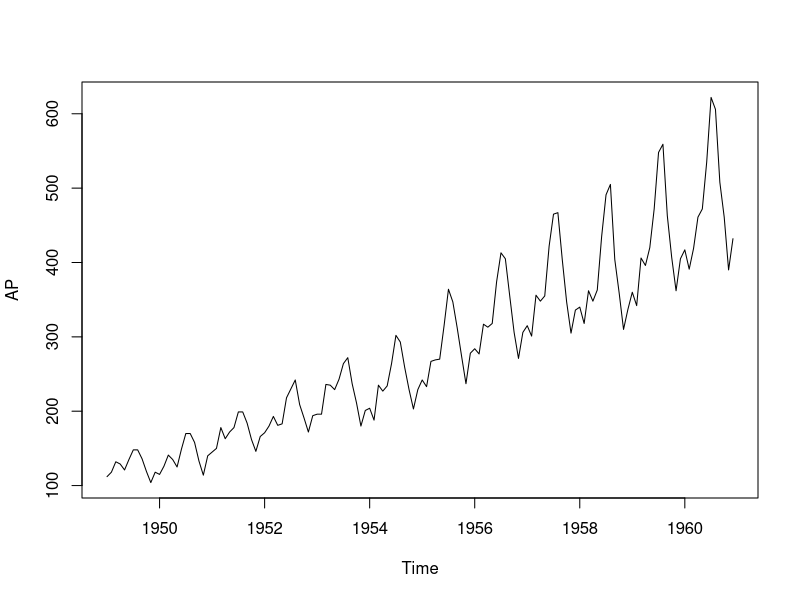
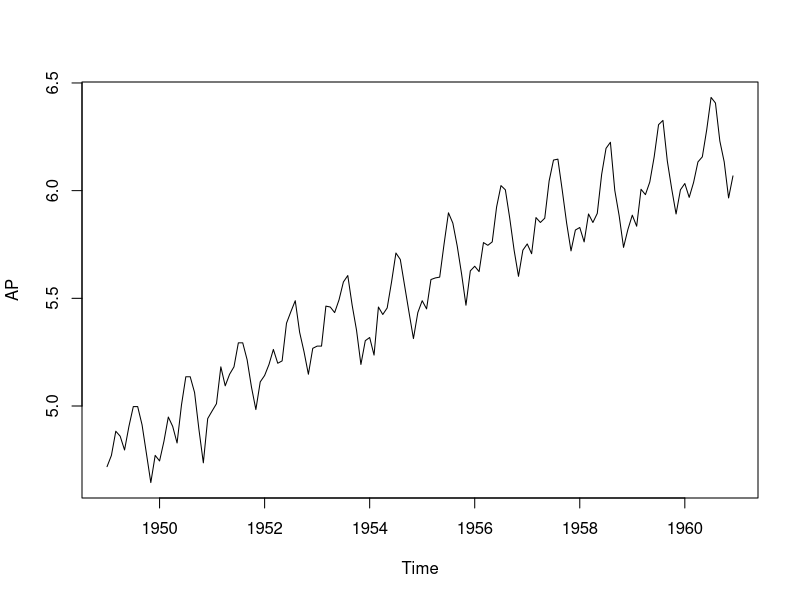
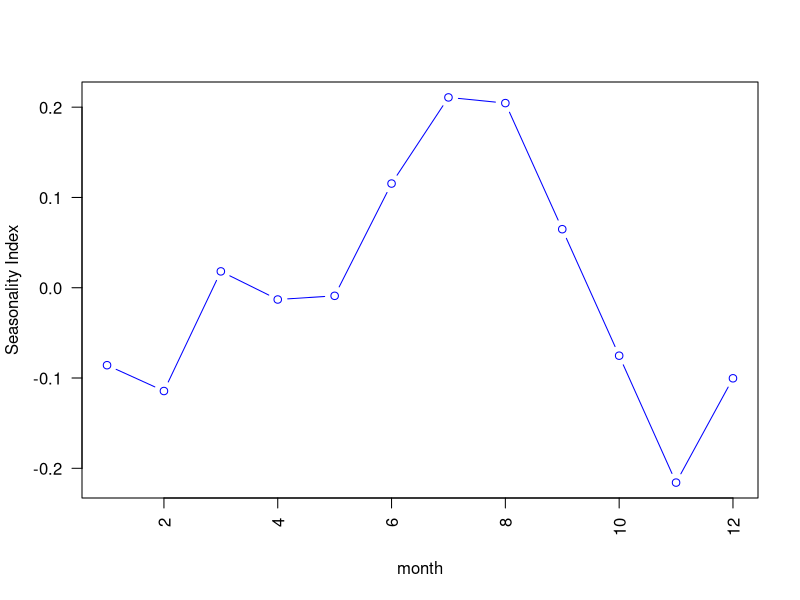
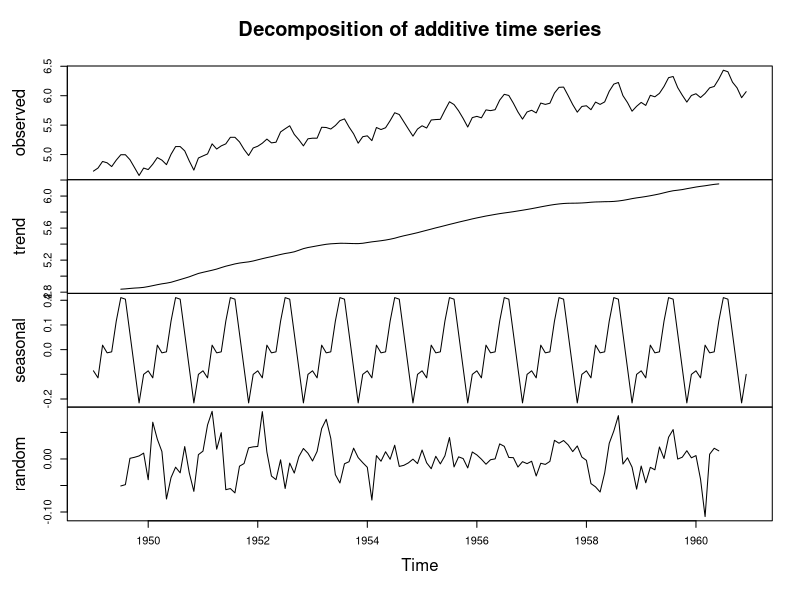
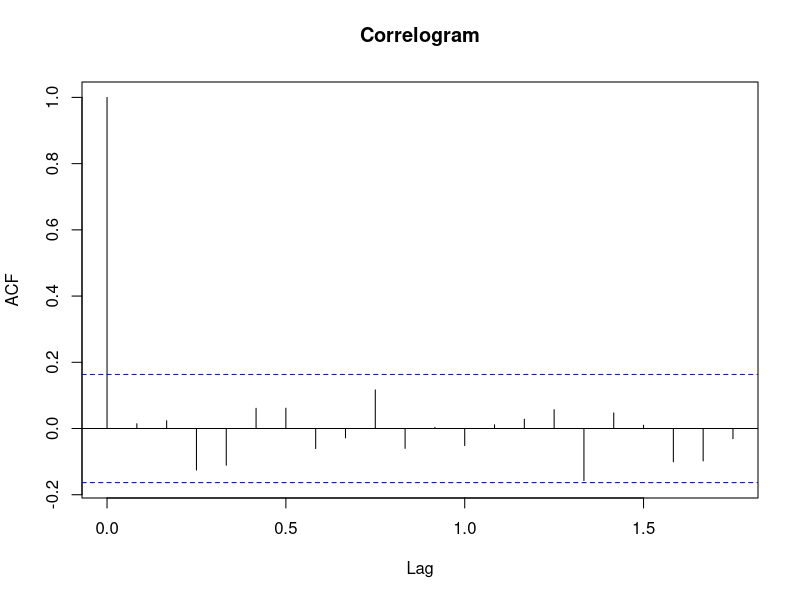
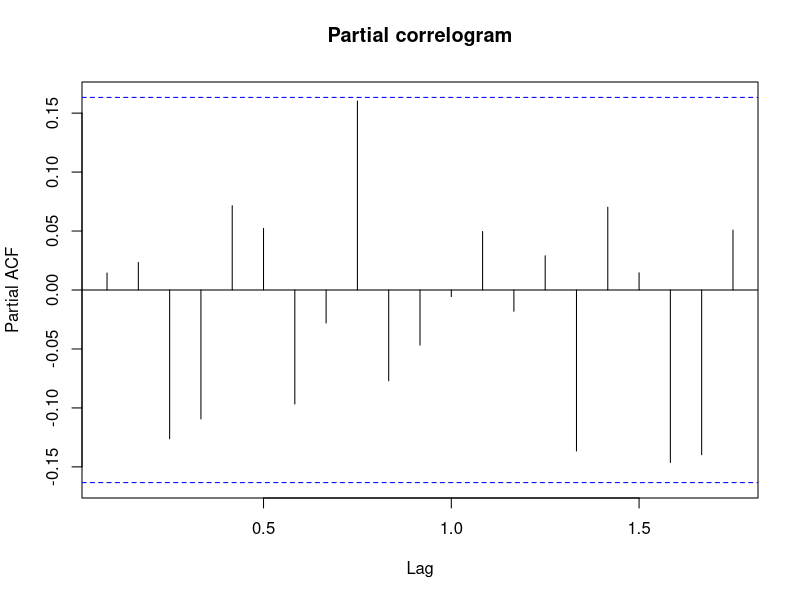
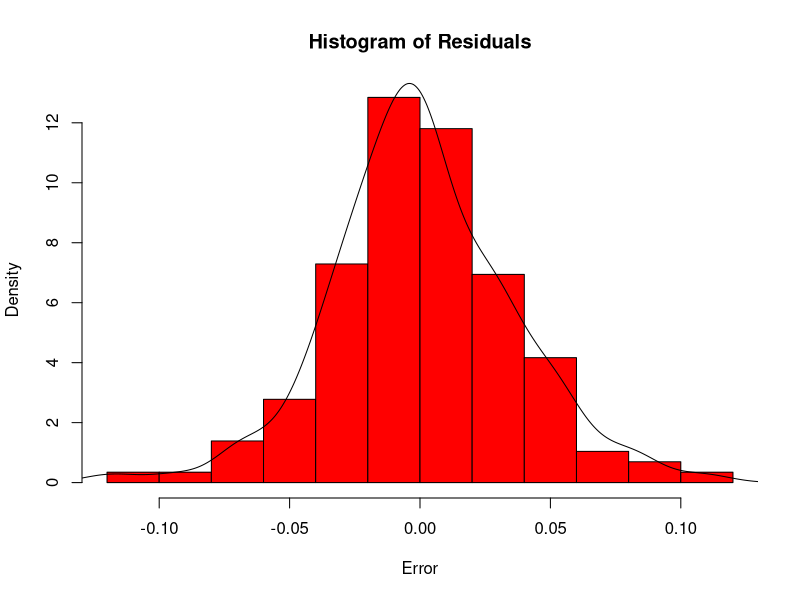
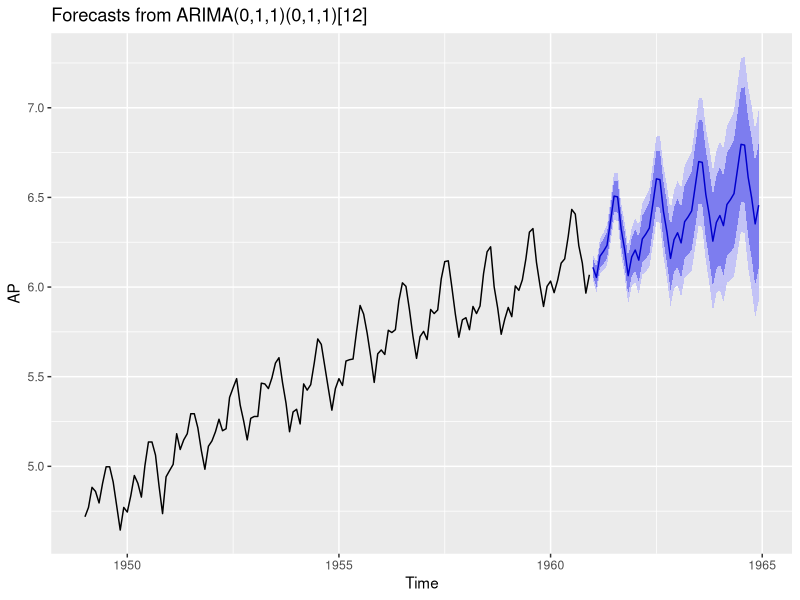

Here is the R script that generated these plots, in order:
data(AirPassengers)
AP <- AirPassengers
str(AP)
head(AP)
ts(AP, frequency  =12, start = c(1949,1))
attributes(AP)
plot(AP)

#We can observe that the time series is non stationary, so we do log Tranform

#Log Transform
AP <- log(AP)
plot(AP)
#Now, we can observe it better, now its additive

decomp <- decompose(AP)
decomp$figure
plot(decomp$figure,
     type = 'b',
     xlab = 'month',
     ylab = 'Seasonality Index',
     col = 'blue',
     las = 2) # So that numbers appear vertical
# June<July,AUg,Sept have high passengers travelling

plot(decomp)


#ARIMA: Auto Regressive Integrated Moving Average
install.packages("forecast")
library(forecast)

model <- auto.arima(AP)
model

#p: AR order
#d: degree of differencing
#q: MA order
#AIC: Akaike information criterion
#AICc: AIC with correction
#BIC: Bayesian information criterion
attributes(model)
model$coef

# ACF and PACF plots

acf(model$residuals, main = 'Correlogram')
#residuals: diff bw fitted and actual values
#dotted lines are significance bounds
#Autocorrelations for insample forecast errors do not exceed significance bounds
# We can see 1 line just touches the significance bounds, 
#So we can't say if some values are significant or not. So we do Ljung Box test
pacf(model$residuals, main = 'Partial correlogram')


#Ljung-Box test

Box.test(model$residuals, lag = 20, type = 'Ljung-Box')
#Gives us the summary- X squared values, df(degrees of freedom)
#p value- if <0.05 for 95% confidence interval, can say there is statistical significant
# but its quite high so can conclude that there is little evidence of non zero auto correloations in the insample forecast errors at lags 1 to 20


#Residual Plot
hist(model$residuals,
     col = 'red',
     xlab = 'Error',
     main = 'Histogram of Residuals',
     freq = FALSE)

#Highest density values are concentrated around zero
# Looks like a normal distribution curve
#Cans ee by plotting
lines(density(model$residuals))
# So, curve is fina and we can do forecast

#Forecast
f <- forecast(model, 48) # Forecasting for next 48 months
library(ggplot2)
autoplot(f)
accuracy(f)
